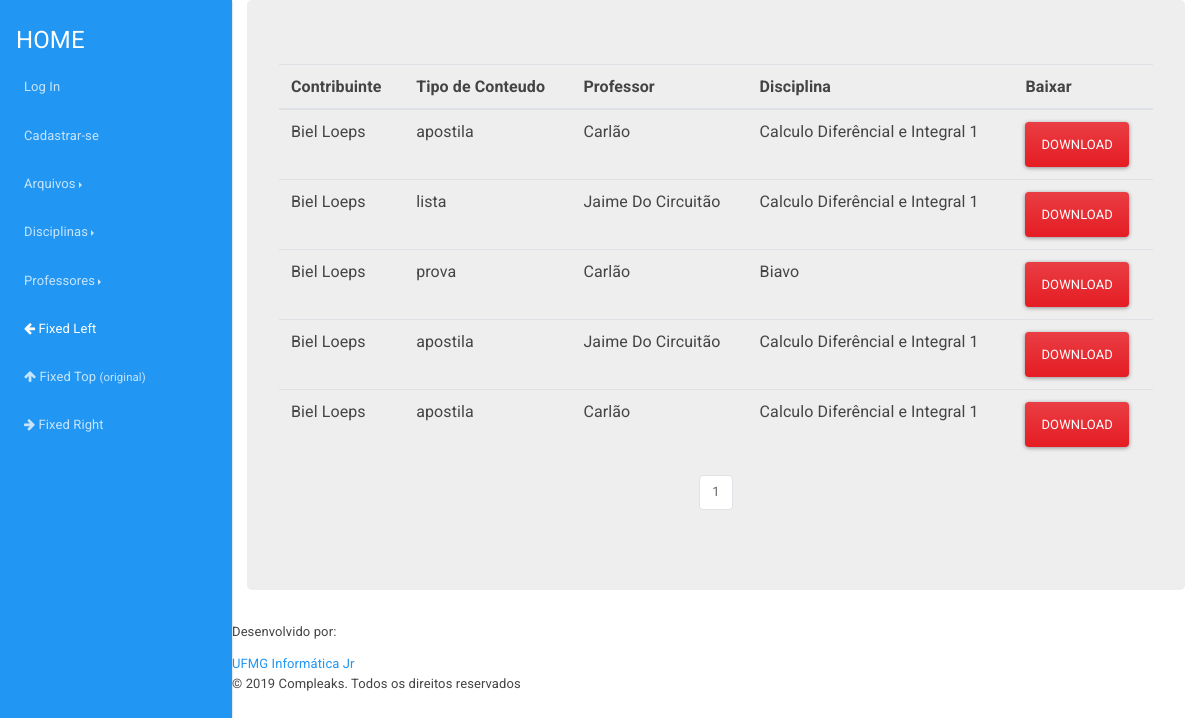
Page /arquivos/listar on the earlier database version.
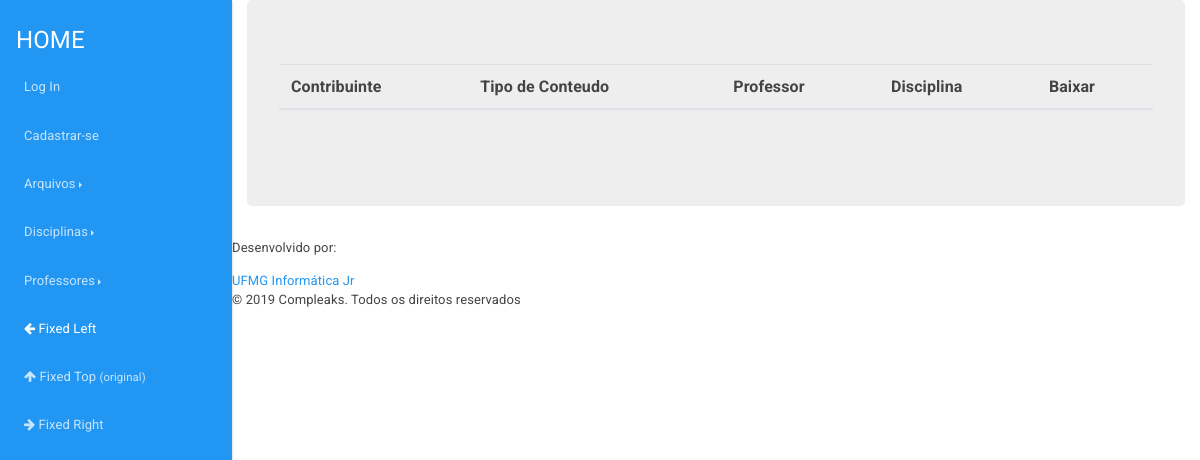
Same page on the later database version.
### compleaks/arquivos/models.py (models this page shows, shortened)
class Arquivo(db.Model):
	__tablename__ = 'arquivos'
	id = db.Column(db.Integer, primary_key=True)
	arquivo = db.Column(db.String(120), nullable=False)
	ano = db.Column(db.Integer)
	semestre = db.Column(db.String(80))
	tipo_conteudo = db.Column(db.String(120))
	observacoes = db.Column(db.Text)
	extensao = db.Column(db.String(6))
	data_submissao = db.Column(db.DateTime, default=datetime.now())
	data_deletado = db.Column(db.DateTime, nullable=True)
	is_eligible = db.Column(db.Boolean)
	id_deletor = db.Column(db.Integer, nullable=True)
	motivo_delete = db.Column(db.String(600), nullable=True)
	professors = db.relationship(Professor)
	disciplinas = db.relationship(Disciplina)
	usuarios = db.relationship(Usuario)
	professor_id = db.Column(db.Integer, db.ForeignKey('professores.id'))
	disciplina_id = db.Column(db.Integer, db.ForeignKey('disciplinas.id'), nullable=False)
	usuario_id = db.Column(db.Integer, db.ForeignKey('usuarios.id'), nullable=False)

### compleaks/usuarios/models.py (models this page shows, shortened)
class Usuario(db.Model, UserMixin):
	__tablename__ = 'usuarios'
	id = db.Column(db.Integer, primary_key=True)
	username = db.Column(db.String(30), unique=True)
	hhash = db.Column(db.String)
	nome = db.Column(db.String(120))
	email = db.Column(db.String(120), unique=True)
	curso = db.Column(db.String(64))
	periodo = db.Column(db.Integer)
	is_admin = db.Column(db.Integer)
	data_criacao = db.Column(db.DateTime, default=datetime.now())
	is_eligible = db.Column(db.Boolean)
	data_deletado = db.Column(db.DateTime, nullable=True)
	id_deletor = db.Column(db.Integer, nullable=True)
	motivo_delete = db.Column(db.String(120), nullable=True)
	arquivos = db.relationship('Arquivo', backref='author', lazy=True)

### compleaks/professores/models.py (models this page shows, shortened)
class Professor(db.Model):
	__tablename__ = 'professores'
	id = db.Column(db.Integer, primary_key=True)
	nome = db.Column(db.String, unique=True)
	unidade_academica_id = db.Column(db.Integer)
	data_criacao = db.Column(db.DateTime, default=datetime.now())
	is_eligible = db.Column(db.Boolean)
	data_deletado = db.Column(db.DateTime, nullable=True)
	id_deletor = db.Column(db.Integer, nullable=True)
	motivo_delete = db.Column(db.String(120), nullable=True)
	arquivos = db.relationship('Arquivo', backref='professor', lazy=True)

### compleaks/disciplinas/models.py (models this page shows, shortened)
class Disciplina(db.Model):
	__tablename__ = 'disciplinas'
	id = db.Column(db.Integer, primary_key=True)
	nome = db.Column(db.String, unique=True)
	data_criacao = db.Column(db.DateTime, default=datetime.now())
	is_eligible = db.Column(db.Boolean)
	data_deletado = db.Column(db.DateTime, nullable=True)
	id_deletor = db.Column(db.Integer, nullable=True)
	motivo_delete = db.Column(db.String(120), nullable=True)
	arquivos = db.relationship('Arquivo', backref='disciplina', lazy=True)

### compleaks/arquivos/views.py (the view)
@arquivos.route('/listar', methods=['POST', 'GET'])
def listar():
	page = request.args.get('page', 1, type=int)
	arquivos = Arquivo.query.filter_by(is_eligible=True)\
				.order_by(Arquivo.data_submissao.desc())\
				.paginate(page=page, per_page=12)
	tem_arquivo = Arquivo.query.order_by(Arquivo.data_submissao.desc()).first()
	if tem_arquivo is None:
		abort(404)
	try:
		if current_user.is_admin:
			arquivos = Arquivo.query\
					.order_by(Arquivo.data_submissao.desc())\
					.paginate(page=page, per_page=12)
			return render_template('todos_arquivos_adm.html', arquivos=arquivos)
		else:
			return render_template('todos_arquivos_normal.html', arquivos=arquivos)
	except:
		return render_template('todos_arquivos_normal.html', arquivos=arquivos)

### compleaks/arquivos/templates/arquivos/todos_arquivos_normal.html (shortened to what the changed rows need)
{% extends "base.html" %}
{% block content %}
<table class="table">
    <thead>
      <tr>
        <th scope="col">Contribuinte</th>
        <th scope="col">Tipo de Conteudo</th>
        <th scope="col">Professor</th>
        <th scope="col">Disciplina</th>
        <th scope="col">Baixar</th>
      </tr>
    </thead>
    <tbody>
    {% for arquivo in arquivos.items %}
    {% if current_user.is_authenticated %}
        <tr>
            {% if current_user == arquivo.author%}
                <div class="modal" tabindex="-1" role="dialog" id="del_confirm{{arquivo.id}}">
                    <div class="modal-dialog" role="document">
                        <div class="modal-content">
                        <div class="modal-header">
                            <h5 class="modal-title">Deletar Arquivo?</h5>
                            <button type="button" class="close" data-dismiss="modal" aria-label="Close">
                            <span aria-hidden="true">&times;</span>
                            </button>
                        </div>
                        <div class="modal-body">
                            <p>Você tem certeza que deja deletar esse arquivo?</p>
                        </div>
                        <div class="modal-footer">
                            <button type="button" class="btn btn-secondary" data-dismiss="modal">Cancel</button>
                            <form action="{{ url_for('arquivos.excluir', arq_id=arquivo.id) }} " method="POST" id="{{arquivo.id}}">
                                <input type="submit" value="Deletar" class="btn btn-danger">
                            </form>
                        </div>
                        </div>
                    </div>
                </div>
            {% endif %}
            <div class="modal" tabindex="-1" role="dialog" id="confirm{{arquivo.id}}">
                <div class="modal-dialog" role="document">
                    <div class="modal-content">
                    <div class="modal-header">
                        <h5 class="modal-title">Informações do Arquivo</h5>
                        <button type="button" class="close" data-dismiss="modal" aria-label="Close">
                        <span aria-hidden="true">&times;</span>
                        </button>
                    </div>
                    <div class="modal-body">
                        <h6 class="modal-title">Referências:</h6>
                        <p>Usuário que postou: {{ arquivo.author.username }}</p>
                        <p>Professor de referência: {{ arquivo.professor.nome }}</p>
                        <p>Disciplina de referência: {{ arquivo.disciplina.nome }}</p>
                        <p>Ano de referência: {{ arquivo.ano }}</p>
                        <p>Semestre de referência: {{ arquivo.ano }}</p>
                        <br/>
                        <h6 class="modal-title">Sobre o Arquivo:</h6>
                        <p>Tipo de Conteúdo: {{ arquivo.tipo_conteudo}}</p>
                        <p>Data de referência: {{ arquivo.data_submissao.strftime("%d-%m-%Y") }}</p>
                        <br/>
                        <h6 class="modal-title">Observações:</h6>
                        <p>{{ arquivo.observações }}</p>
                    </div>
                    <div class="modal-footer">
                        <button type="button" class="btn btn-secondary" data-dismiss="modal">Cancel</button>
                        <a href="{{ url_for('static', filename='uploads/' + arquivo.arquivo + '.zip') }}" class="btn btn-danger">Baixar</a>
                    </div>
                    </div>
                </div>
            </div>
            <td>{{ arquivo.author.username }}</td>
            <td>{{ arquivo.tipo_conteudo}}</td>
            <td>{{ arquivo.professor.nome }}</td>
            <td>{{ arquivo.disciplina.nome }}</td>
            <td>
                <button type="button" class="btn btn-outline-info" data-toggle="modal" data-target="#confirm{{arquivo.id}}" >Download</button>
            </td>
                {% if current_user == arquivo.author %}
                    <td >
                        <button type="button" class="btn btn-danger" data-toggle="modal" data-target="#del_confirm{{arquivo.id}}" >Deletar</button>
                    </td>
                    <td>
                        <a href="{{ url_for('arquivos.editar', arq_id=arquivo.id) }}">Editavel</a>
                    </td>
                {% else %}
                    <td>Indisponível</td>
                    <td>Indisponível</td>
                {% endif %}
            </tr>
        {% else %}
            <tr>
                <td>{{ arquivo.author.username }}</td>
                <td>{{ arquivo.tipo_conteudo}}</td>
                <td>{{ arquivo.professor.nome }}</td>
                <td>{{ arquivo.disciplina.nome }}</td>
                <td>
                    <button type="button" class="btn btn-danger" data-toggle="modal" data-target="#confirm{{arquivo.id}}" >Download</button>
                </td>
            </tr>
        {% endif %}
    {% endfor %}
    </tbody>
  </table>
    <nav aria-label="Page navigation example">
        <ul class="pagination justify-content-center">
            {% for page_num in arquivos.iter_pages(left_edge=1, right_edge=1, left_current=1, right_current=2) %}
                {% if arquivos.page == page_num and page_num %}
                    <li class="page-item disabled">
                        <a class="page-link" href="{{ url_for('arquivos.listar', page=page_num) }}">{{ page_num }}</a></li>
                {% elif page_num %}
                    <li class="page-item">
                        <a class="page-link" href="{{ url_for('arquivos.listar', page=page_num) }}">{{ page_num }}</a></li>
                    </li>
                {% else %}
                    ...
                {% endif %}
            {% endfor %}
        </ul>
    </nav>
{% endblock %}

Differences in the rows shown:
no longer on this page (row edited): Arquivo: author.username "Biel Loeps", tipo_conteudo "apostila", professor.nome "Carlão", disciplina.nome "Calculo Diferêncial e Integral 1"
no longer on this page (row edited): Arquivo: author.username "Biel Loeps", tipo_conteudo "lista", professor.nome "Jaime Do Circuitão", disciplina.nome "Calculo Diferêncial e Integral 1"
no longer on this page (row edited): Arquivo: author.username "Biel Loeps", tipo_conteudo "prova", professor.nome "Carlão", disciplina.nome "Biavo"
no longer on this page (row edited): Arquivo: author.username "Biel Loeps", tipo_conteudo "apostila", professor.nome "Jaime Do Circuitão", disciplina.nome "Calculo Diferêncial e Integral 1"
no longer on this page (row edited): Arquivo: author.username "Biel Loeps", tipo_conteudo "apostila", professor.nome "Carlão", disciplina.nome "Calculo Diferêncial e Integral 1"
Other differences:
list line gone: "1"
